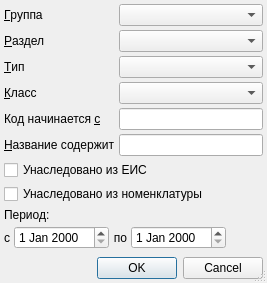
<?xml version="1.0" encoding="UTF-8"?>
<ui version="4.0">
 <class>ServiceFilterDialog</class>
 <widget class="QDialog" name="ServiceFilterDialog">
  <property name="geometry">
   <rect>
    <x>0</x>
    <y>0</y>
    <width>267</width>
    <height>283</height>
   </rect>
  </property>
  <property name="windowTitle">
   <string>Фильтр услуг</string>
  </property>
  <property name="sizeGripEnabled">
   <bool>true</bool>
  </property>
  <layout class="QGridLayout" name="gridLayout">
   <property name="margin">
    <number>4</number>
   </property>
   <property name="spacing">
    <number>4</number>
   </property>
   <item row="1" column="0">
    <widget class="QLabel" name="lblSection">
     <property name="text">
      <string>&amp;Раздел</string>
     </property>
     <property name="buddy">
      <cstring>cmbSection</cstring>
     </property>
    </widget>
   </item>
   <item row="1" column="1">
    <widget class="CRBComboBox" name="cmbSection"/>
   </item>
   <item row="2" column="0">
    <widget class="QLabel" name="lblType">
     <property name="text">
      <string>&amp;Тип</string>
     </property>
     <property name="buddy">
      <cstring>cmbType</cstring>
     </property>
    </widget>
   </item>
   <item row="2" column="1">
    <widget class="CRBComboBox" name="cmbType"/>
   </item>
   <item row="3" column="0">
    <widget class="QLabel" name="lblClass">
     <property name="text">
      <string>&amp;Класс</string>
     </property>
     <property name="buddy">
      <cstring>cmbClass</cstring>
     </property>
    </widget>
   </item>
   <item row="3" column="1">
    <widget class="CRBComboBox" name="cmbClass"/>
   </item>
   <item row="4" column="0">
    <widget class="QLabel" name="lblCode">
     <property name="text">
      <string>Код начинается &amp;с</string>
     </property>
     <property name="buddy">
      <cstring>edtCode</cstring>
     </property>
    </widget>
   </item>
   <item row="4" column="1">
    <widget class="QLineEdit" name="edtCode"/>
   </item>
   <item row="5" column="0">
    <widget class="QLabel" name="lblName">
     <property name="text">
      <string>&amp;Название содержит</string>
     </property>
     <property name="buddy">
      <cstring>edtName</cstring>
     </property>
    </widget>
   </item>
   <item row="5" column="1">
    <widget class="QLineEdit" name="edtName"/>
   </item>
   <item row="6" column="0" colspan="2">
    <widget class="QCheckBox" name="chkEIS">
     <property name="text">
      <string>Унаследовано из ЕИС</string>
     </property>
     <property name="tristate">
      <bool>true</bool>
     </property>
    </widget>
   </item>
   <item row="7" column="0" colspan="2">
    <widget class="QCheckBox" name="chkNomenclature">
     <property name="text">
      <string>Унаследовано из номенклатуры</string>
     </property>
     <property name="tristate">
      <bool>true</bool>
     </property>
    </widget>
   </item>
   <item row="8" column="0">
    <widget class="QLabel" name="lblPeriod">
     <property name="text">
      <string>Период:</string>
     </property>
    </widget>
   </item>
   <item row="9" column="0" colspan="2">
    <layout class="QHBoxLayout" name="horizontalLayout">
     <property name="spacing">
      <number>4</number>
     </property>
     <item>
      <widget class="QLabel" name="lblFrom">
       <property name="text">
        <string>c</string>
       </property>
       <property name="alignment">
        <set>Qt::AlignRight|Qt::AlignTrailing|Qt::AlignVCenter</set>
       </property>
       <property name="buddy">
        <cstring>edtBegDate</cstring>
       </property>
      </widget>
     </item>
     <item>
      <widget class="CDateEdit" name="edtBegDate"/>
     </item>
     <item>
      <widget class="QLabel" name="lblTo">
       <property name="text">
        <string>по</string>
       </property>
       <property name="alignment">
        <set>Qt::AlignRight|Qt::AlignTrailing|Qt::AlignVCenter</set>
       </property>
       <property name="buddy">
        <cstring>edtEndDate</cstring>
       </property>
      </widget>
     </item>
     <item>
      <widget class="CDateEdit" name="edtEndDate"/>
     </item>
     <item>
      <spacer name="horizontalSpacer">
       <property name="orientation">
        <enum>Qt::Horizontal</enum>
       </property>
       <property name="sizeHint" stdset="0">
        <size>
         <width>40</width>
         <height>20</height>
        </size>
       </property>
      </spacer>
     </item>
    </layout>
   </item>
   <item row="10" column="0">
    <spacer>
     <property name="orientation">
      <enum>Qt::Vertical</enum>
     </property>
     <property name="sizeHint" stdset="0">
      <size>
       <width>20</width>
       <height>0</height>
      </size>
     </property>
    </spacer>
   </item>
   <item row="11" column="0" colspan="2">
    <widget class="QDialogButtonBox" name="buttonBox">
     <property name="orientation">
      <enum>Qt::Horizontal</enum>
     </property>
     <property name="standardButtons">
      <set>QDialogButtonBox::Cancel|QDialogButtonBox::Ok</set>
     </property>
    </widget>
   </item>
   <item row="0" column="1">
    <widget class="CRBComboBox" name="cmbServiceGroup"/>
   </item>
   <item row="0" column="0">
    <widget class="QLabel" name="lblServiceGroup">
     <property name="text">
      <string>&amp;Группа</string>
     </property>
     <property name="buddy">
      <cstring>cmbServiceGroup</cstring>
     </property>
    </widget>
   </item>
  </layout>
 </widget>
 <customwidgets>
  <customwidget>
   <class>CDateEdit</class>
   <extends>QDateEdit</extends>
   <header>library/DateEdit.h</header>
  </customwidget>
  <customwidget>
   <class>CRBComboBox</class>
   <extends>QComboBox</extends>
   <header>library/crbcombobox.h</header>
  </customwidget>
 </customwidgets>
 <tabstops>
  <tabstop>cmbServiceGroup</tabstop>
  <tabstop>cmbSection</tabstop>
  <tabstop>cmbType</tabstop>
  <tabstop>cmbClass</tabstop>
  <tabstop>edtCode</tabstop>
  <tabstop>edtName</tabstop>
  <tabstop>chkEIS</tabstop>
  <tabstop>chkNomenclature</tabstop>
  <tabstop>edtBegDate</tabstop>
  <tabstop>edtEndDate</tabstop>
  <tabstop>buttonBox</tabstop>
 </tabstops>
 <resources/>
 <connections>
  <connection>
   <sender>buttonBox</sender>
   <signal>accepted()</signal>
   <receiver>ServiceFilterDialog</receiver>
   <slot>accept()</slot>
   <hints>
    <hint type="sourcelabel">
     <x>257</x>
     <y>243</y>
    </hint>
    <hint type="destinationlabel">
     <x>153</x>
     <y>175</y>
    </hint>
   </hints>
  </connection>
  <connection>
   <sender>buttonBox</sender>
   <signal>rejected()</signal>
   <receiver>ServiceFilterDialog</receiver>
   <slot>reject()</slot>
   <hints>
    <hint type="sourcelabel">
     <x>262</x>
     <y>243</y>
    </hint>
    <hint type="destinationlabel">
     <x>266</x>
     <y>175</y>
    </hint>
   </hints>
  </connection>
 </connections>
</ui>
